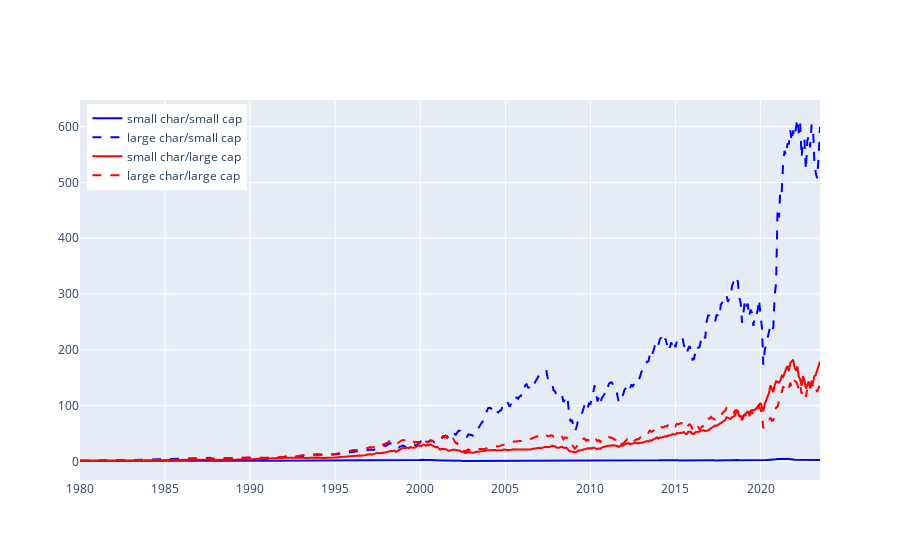

Notebook source saved alongside this figure:
### Markdown cell above
# FIGURE (ACCUMULATION)

### Code cell
import copy
df = RETS.loc[start:stop].copy()
dates = df.reset_index().iloc[:,0].astype(str)

accum = (1+df).cumprod()

accum.columns = range(25)
names = ["small char/small cap", "large char/small cap", "small char/large cap", "large char/large cap"]
cols = [0, 4, 20, 24]
colors = ['blue', 'blue', 'red', 'red']
traces = []
for i, (col, name, color) in enumerate(zip(cols, names, colors)):
    if i%2 !=0:
        trace = go.Scatter(
            x = dates,
            y = accum[col],
            mode="lines",
            name=name,
            line=dict(color=color, dash="dash"),
            hovertemplate="%{x}<br>$%{y:.2f}<extra></extra>"
        )
    else:
        trace = go.Scatter(
            x = dates,
            y = accum[col],
            mode="lines",
            name=name,
            line=dict(color=color),
            hovertemplate="%{x}<br>$%{y:.2f}<extra></extra>"
        )
    traces.append(trace)
accum_plot = go.Figure()
for trace in traces:
    accum_plot.add_trace(trace)
accum_plot.update_layout(legend=dict(x=0.01, y=0.99))
accum_plot.show()

### Figure 1 — Plotly figure (JSON) as saved in the notebook; plotly's stock layout.template omitted (floating-point values rounded to 4 significant figures; data arrays with more than 128 entries replaced by an {"elided": "..."} marker saying what was removed)
{"data": [{"hovertemplate": "%{x}<br>$%{y:.2f}<extra></extra>", "line": {"color": "blue"}, "mode": "lines", "name": "small char/small cap", "type": "scatter", "x": {"elided": "523 str values"}, "y": {"elided": "523 float values"}}, {"hovertemplate": "%{x}<br>$%{y:.2f}<extra></extra>", "line": {"color": "blue", "dash": "dash"}, "mode": "lines", "name": "large char/small cap", "type": "scatter", "x": {"elided": "523 str values"}, "y": {"elided": "523 float values"}}, {"hovertemplate": "%{x}<br>$%{y:.2f}<extra></extra>", "line": {"color": "red"}, "mode": "lines", "name": "small char/large cap", "type": "scatter", "x": {"elided": "523 str values"}, "y": {"elided": "523 float values"}}, {"hovertemplate": "%{x}<br>$%{y:.2f}<extra></extra>", "line": {"color": "red", "dash": "dash"}, "mode": "lines", "name": "large char/large cap", "type": "scatter", "x": {"elided": "523 str values"}, "y": {"elided": "523 float values"}}], "layout": {"legend": {"x": 0.01, "y": 0.99}}}
